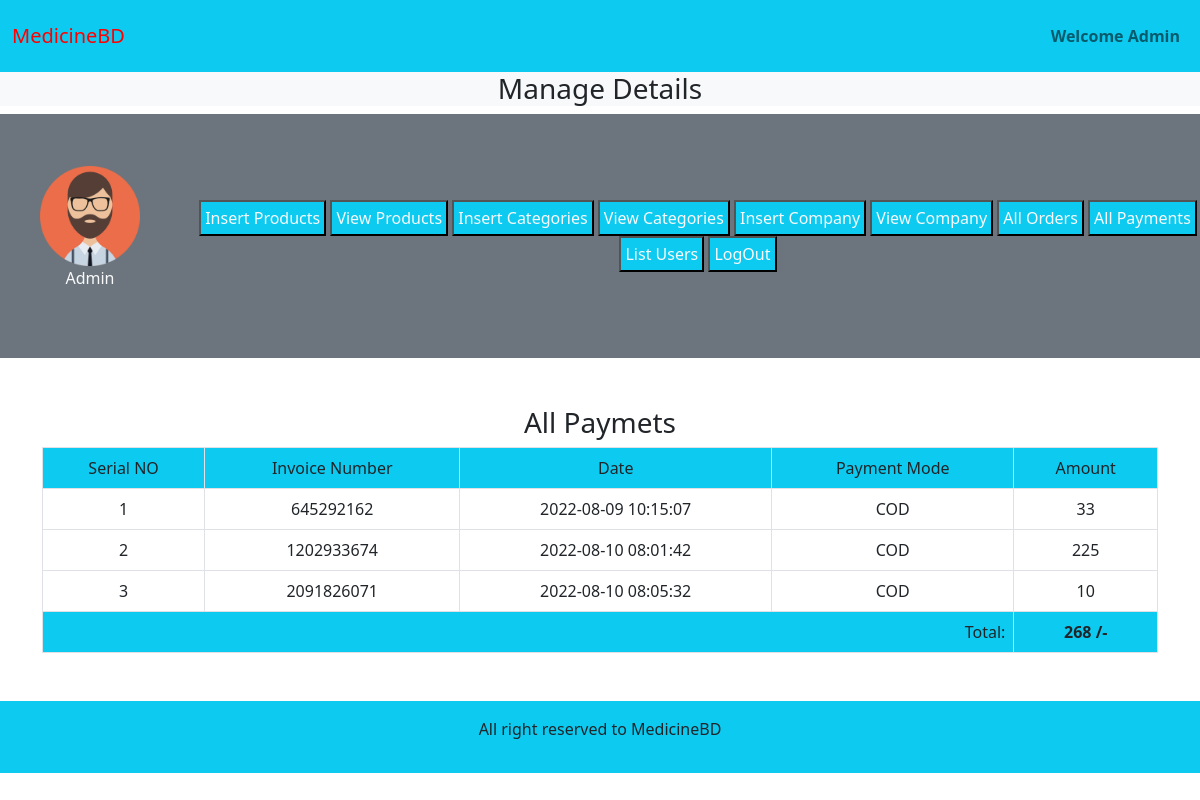
Page /medicinebd/admin_area/index.php?list_payments on the committed database.
### tables this page shows
CREATE TABLE `user_payments` (
  `payment_id` int(11) NOT NULL,
  `order_id` int(11) NOT NULL,
  `invoice_number` int(11) NOT NULL,
  `amount` int(11) NOT NULL,
  `payment_mode` varchar(255) NOT NULL,
  `date` timestamp NOT NULL DEFAULT current_timestamp() ON UPDATE current_timestamp()
);

### medicinebd/admin_area/list_payments.php (the view, shortened to what this page needs)
<h3 class="text-center">All Paymets</h3>
<table class="table table-bordered ">
    <?php
    $payment_query="SELECT * from user_payments";
    $run_query=mysqli_query($con,$payment_query);
    $count=mysqli_num_rows($run_query);
    if($count==0){
        echo "<h3 class='text-center'>No payments to show</h3>";
    }else{
    ?>
    <thead class="bg-info text-center">
        <tr>
            <td>Serial NO</td>
            <td>Invoice Number</td>
            <td>Date</td>
            <td>Payment Mode</td>
            <td>Amount</td>
        </tr>
    </thead>
    <tbody class="text-center">
        <?php
        $number=0;
        $total=0;
        while($row_order=mysqli_fetch_assoc($run_query)){
        $number++;
        $invoice_number=$row_order['invoice_number'];
        $amount=$row_order['amount'];
        $payment_mode=$row_order['payment_mode'];
        $date=$row_order['date'];
        $total+=$amount;
        ?>
        <tr>
            <td><?php echo $number; ?></td>
            <td><?php echo $invoice_number; ?></td>
            <td><?php echo $date; ?></td>
            <td><?php echo $payment_mode; ?></td>
            <td><?php echo $amount; ?></td>
        </tr>
        <?php
        }
        ?>
        </tbody>
    <tfoot class="bg-info">
        <tr>
        <td colspan="4" align="right">Total:</td>
        <td class="text-center"><b><?php echo $total; ?> /-</b></td>
        </tr>
    </tfoot>
        <?php
        }
        ?>
</table>

### medicinebd/styles.css (style rules this page uses)
* { margin: 0; padding: 0; box-sizing: border-box; }

### medicinebd/admin_area/index.php (style rules this page uses)
body { overflow-x: hidden; }

### rows in the picture
user_payments: invoice_number "645292162", date "2022-08-09 10:15:07", payment_mode "COD", amount "33"
user_payments: invoice_number "1202933674", date "2022-08-10 08:01:42", payment_mode "COD", amount "225"
user_payments: invoice_number "2091826071", date "2022-08-10 08:05:32", payment_mode "COD", amount "10"

### other values in the picture
$total "268"
